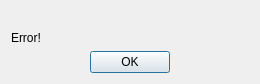
<ui version="4.0" >
 <class>ErrorDialog</class>
 <widget class="QDialog" name="ErrorDialog" >
  <property name="geometry" >
   <rect>
    <x>0</x>
    <y>0</y>
    <width>260</width>
    <height>61</height>
   </rect>
  </property>
  <property name="windowTitle" >
   <string>Error</string>
  </property>
  <layout class="QGridLayout" name="gridLayout_2" >
   <item row="0" column="0" >
    <layout class="QGridLayout" name="gridLayout" >
     <item row="3" column="1" >
      <widget class="QPushButton" name="okButton" >
       <property name="text" >
        <string>OK</string>
       </property>
      </widget>
     </item>
     <item row="1" column="1" >
      <spacer name="horizontalSpacer" >
       <property name="orientation" >
        <enum>Qt::Horizontal</enum>
       </property>
       <property name="sizeHint" stdset="0" >
        <size>
         <width>40</width>
         <height>20</height>
        </size>
       </property>
      </spacer>
     </item>
     <item row="3" column="0" >
      <spacer name="horizontalSpacer_2" >
       <property name="orientation" >
        <enum>Qt::Horizontal</enum>
       </property>
       <property name="sizeHint" stdset="0" >
        <size>
         <width>40</width>
         <height>20</height>
        </size>
       </property>
      </spacer>
     </item>
     <item row="3" column="2" >
      <spacer name="horizontalSpacer_3" >
       <property name="orientation" >
        <enum>Qt::Horizontal</enum>
       </property>
       <property name="sizeHint" stdset="0" >
        <size>
         <width>40</width>
         <height>20</height>
        </size>
       </property>
      </spacer>
     </item>
     <item row="2" column="0" colspan="3" >
      <widget class="QLabel" name="message" >
       <property name="text" >
        <string>Error!</string>
       </property>
      </widget>
     </item>
    </layout>
   </item>
  </layout>
 </widget>
 <resources/>
 <connections>
  <connection>
   <sender>okButton</sender>
   <signal>clicked()</signal>
   <receiver>ErrorDialog</receiver>
   <slot>accept()</slot>
   <hints>
    <hint type="sourcelabel" >
     <x>130</x>
     <y>41</y>
    </hint>
    <hint type="destinationlabel" >
     <x>129</x>
     <y>30</y>
    </hint>
   </hints>
  </connection>
 </connections>
</ui>
